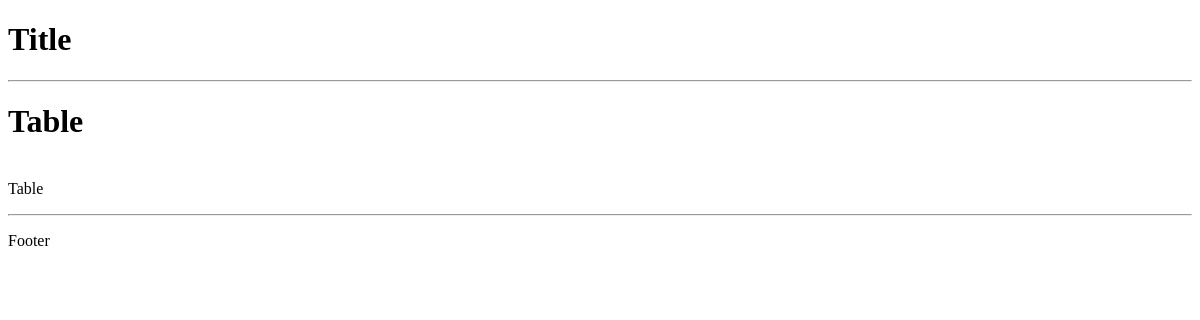
The page /design/ea2144d9-b110-429d-a3cd-eb7d86bcee92/ on the database as committed earlier.
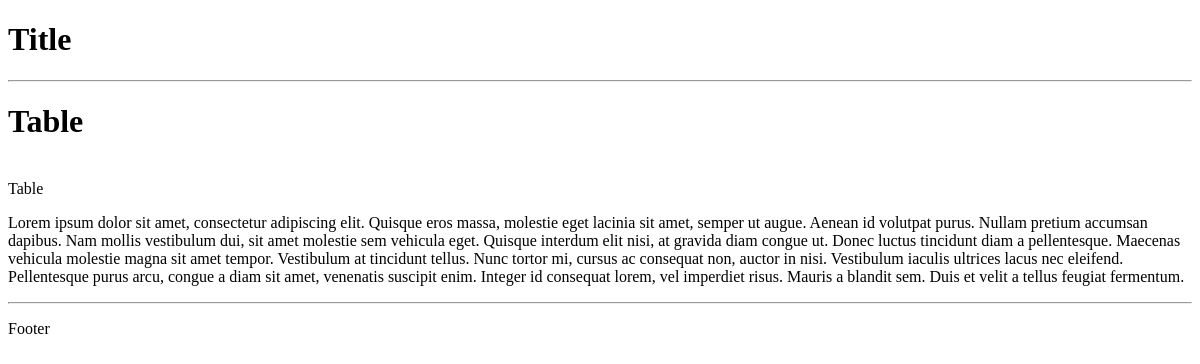
The same page on the database as committed later.
### designs/models.py (models this page shows, shortened)
class Design(models.Model):
    title = models.CharField(max_length=250)
    description = models.TextField(null=True, blank=True)
    design_link = models.CharField(max_length=2500, null=True, blank=True)
    tags = models.ManyToManyField('Tag', blank=True)
    rating_total = models.IntegerField(default=0, null=True, blank=True)
    rating_ratio = models.IntegerField(default=0, null=True, blank=True)
    id = models.UUIDField(default=uuid.uuid4, unique=True, primary_key=True, editable=False)

### designs/views.py (the view)
# urls.py: path('design/<slug:pk>/', views.design, name="design"),
def design(request, pk):
    design = Design.objects.get(id=pk)
    return render(request, 'designs/design.html', {'design': design})

### designs/models.py (called while the page is built)
    def __str__(self):
        return self.name

### designs/templates/designs/design.html
{% extends 'main.html' %}
{% block content %}
<h1>{{design.title}}</h1>
<br>
{% for tag in design.tags.all %}
<span>{{tag}}</span>
{% endfor %}
<br>
<p>{{design.description}}</p>
<hr>
{% endblock content%}

Rows that differ between the two databases and show on the page:
changed Design "Table": description (not shown) → "Lorem ipsum dolor sit amet, consectetur adipiscing elit. Quisque eros massa, molestie eget lacinia sit amet, semper ut augue. Aenean id volutpat purus. Nullam pretium accumsan dapibus. Nam mollis vestibulum dui, sit amet molestie sem vehicula eget. Quisque interdum elit nisi, at gravida diam congue ut. Donec luctus tincidunt diam a pellentesque. Maecenas vehicula molestie magna sit amet tempor. Vestibulum at tincidunt tellus. Nunc tortor mi, cursus ac consequat non, auctor in nisi. Vestibulum iaculis ultrices lacus nec eleifend. Pellentesque purus arcu, congue a diam sit amet, venenatis suscipit enim. Integer id consequat lorem, vel imperdiet risus. Mauris a blandit sem. Duis et velit a…"
